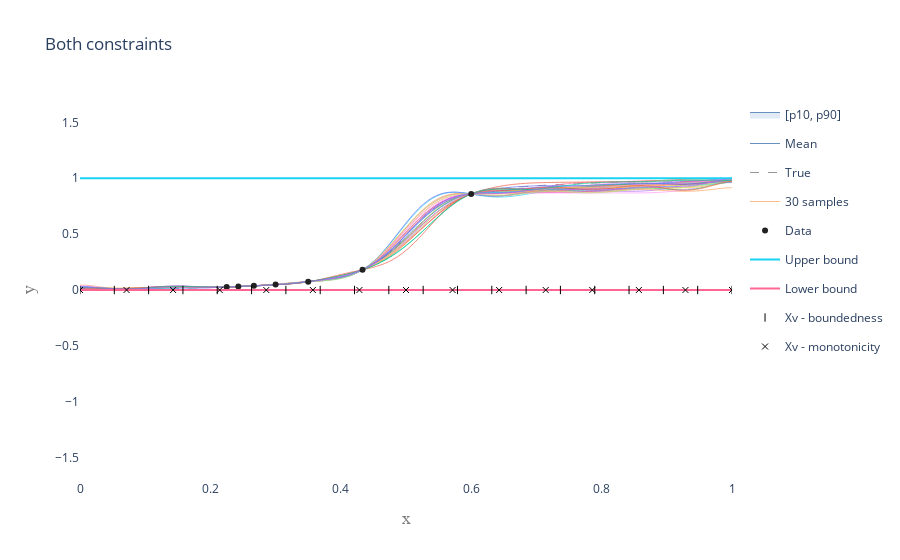

Notebook source saved alongside this figure:
### Code cell
mean, var, perc, mode, samples, times = model.calc_posterior_constrained(x_test.reshape(-1, 1), compute_mode = False, num_samples = 10000, save_samples = 30, algorithm = 'minimax_tilting', resample = False)

mean = np.array(mean).flatten()
p_lower = perc[0]
median = perc[1]
p_upper = perc[2]
p_label = '[p{}, p{}]'.format(10, 90)

samplepaths_Z = np.array(samples)

fig_both = PlotGP2d(x_mean = x_test,
                    mean = mean,
                    x_obs = model.X_training,
                    y_obs = model.Y_training, 
                    p_lower = p_lower,
                    p_upper = p_upper,
                    p_label = p_label,
                    samplepaths = samplepaths_Z,
                    x_true = x_test,
                    y_true = y_true,
                    title = 'Both constraints',
                    xrange = [0, 1],
                    yrange = [-0.5, 1.5],
                    smoothing = True)

trace_UB = go.Scatter(x = x_test, y = model.constr_bounded.UB(x_test), name = 'Upper bound')
trace_LB = go.Scatter(x = x_test, y = model.constr_bounded.LB(x_test), name = 'Lower bound')
trace_XV_bounded = go.Scatter(x = model.constr_bounded.Xv.flatten(), y = np.zeros(model.constr_bounded.Xv.shape[0]), mode = 'markers', name = 'Xv - boundedness', marker = dict(symbol = 'line-ns-open', color = ('rgb(0, 0, 0)')))
trace_XV_mon = go.Scatter(x = model.constr_deriv[0].Xv.flatten(), y = np.zeros(model.constr_deriv[0].Xv.shape[0]), mode = 'markers', name = 'Xv - monotonicity', marker = dict(symbol = 'x-thin-open', color = ('rgb(0, 0, 0)')))

fig_both = add_traces_to_fig(fig_both, [trace_UB, trace_LB, trace_XV_bounded, trace_XV_mon])

pltlyoff.iplot(fig_both, filename='')

### Figure 1 — Plotly figure (JSON) as saved in the notebook; plotly's stock layout.template omitted (floating-point values rounded to 4 significant figures; data arrays with more than 128 entries replaced by an {"elided": "..."} marker saying what was removed)
{"data": [{"legendgroup": "conf", "line": {"color": "rgb(105, 144, 193)", "shape": "spline", "width": 1}, "mode": "lines", "showlegend": false, "type": "scatter", "x": {"elided": "500 float values"}, "y": {"elided": "1x500 float values"}}, {"fill": "tonexty", "fillcolor": "rgba(213, 226, 241, 0.7)", "legendgroup": "conf", "line": {"color": "rgb(105, 144, 193)", "shape": "spline", "width": 1}, "mode": "lines", "name": "[p10, p90]", "type": "scatter", "x": {"elided": "500 float values"}, "y": {"elided": "1x500 float values"}}, {"line": {"color": "rgb(105, 144, 193)", "shape": "spline", "width": 1}, "mode": "lines", "name": "Mean", "type": "scatter", "x": {"elided": "500 float values"}, "y": {"elided": "500 float values"}}, {"line": {"color": "rgb(150, 150, 150)", "dash": "dash", "shape": "spline", "width": 1}, "mode": "lines", "name": "True", "type": "scatter", "x": {"elided": "500 float values"}, "y": {"elided": "500 float values"}}, {"legendgroup": "samples", "line": {"shape": "spline", "width": 0.7}, "mode": "lines", "name": "30 samples", "type": "scatter", "x": {"elided": "500 float values"}, "y": {"elided": "500 float values"}}, {"legendgroup": "samples", "line": {"shape": "spline", "width": 0.7}, "mode": "lines", "name": "30 samples", "showlegend": false, "type": "scatter", "x": {"elided": "500 float values"}, "y": {"elided": "500 float values"}}, {"legendgroup": "samples", "line": {"shape": "spline", "width": 0.7}, "mode": "lines", "name": "30 samples", "showlegend": false, "type": "scatter", "x": {"elided": "500 float values"}, "y": {"elided": "500 float values"}}, {"legendgroup": "samples", "line": {"shape": "spline", "width": 0.7}, "mode": "lines", "name": "30 samples", "showlegend": false, "type": "scatter", "x": {"elided": "500 float values"}, "y": {"elided": "500 float values"}}, {"legendgroup": "samples", "line": {"shape": "spline", "width": 0.7}, "mode": "lines", "name": "30 samples", "showlegend": false, "type": "scatter", "x": {"elided": "500 float values"}, "y": {"elided": "500 float values"}}, {"legendgroup": "samples", "line": {"shape": "spline", "width": 0.7}, "mode": "lines", "name": "30 samples", "showlegend": false, "type": "scatter", "x": {"elided": "500 float values"}, "y": {"elided": "500 float values"}}, {"legendgroup": "samples", "line": {"shape": "spline", "width": 0.7}, "mode": "lines", "name": "30 samples", "showlegend": false, "type": "scatter", "x": {"elided": "500 float values"}, "y": {"elided": "500 float values"}}, {"legendgroup": "samples", "line": {"shape": "spline", "width": 0.7}, "mode": "lines", "name": "30 samples", "showlegend": false, "type": "scatter", "x": {"elided": "500 float values"}, "y": {"elided": "500 float values"}}, {"legendgroup": "samples", "line": {"shape": "spline", "width": 0.7}, "mode": "lines", "name": "30 samples", "showlegend": false, "type": "scatter", "x": {"elided": "500 float values"}, "y": {"elided": "500 float values"}}, {"legendgroup": "samples", "line": {"shape": "spline", "width": 0.7}, "mode": "lines", "name": "30 samples", "showlegend": false, "type": "scatter", "x": {"elided": "500 float values"}, "y": {"elided": "500 float values"}}, {"legendgroup": "samples", "line": {"shape": "spline", "width": 0.7}, "mode": "lines", "name": "30 samples", "showlegend": false, "type": "scatter", "x": {"elided": "500 float values"}, "y": {"elided": "500 float values"}}, {"legendgroup": "samples", "line": {"shape": "spline", "width": 0.7}, "mode": "lines", "name": "30 samples", "showlegend": false, "type": "scatter", "x": {"elided": "500 float values"}, "y": {"elided": "500 float values"}}, {"legendgroup": "samples", "line": {"shape": "spline", "width": 0.7}, "mode": "lines", "name": "30 samples", "showlegend": false, "type": "scatter", "x": {"elided": "500 float values"}, "y": {"elided": "500 float values"}}, {"legendgroup": "samples", "line": {"shape": "spline", "width": 0.7}, "mode": "lines", "name": "30 samples", "showlegend": false, "type": "scatter", "x": {"elided": "500 float values"}, "y": {"elided": "500 float values"}}, {"legendgroup": "samples", "line": {"shape": "spline", "width": 0.7}, "mode": "lines", "name": "30 samples", "showlegend": false, "type": "scatter", "x": {"elided": "500 float values"}, "y": {"elided": "500 float values"}}, {"legendgroup": "samples", "line": {"shape": "spline", "width": 0.7}, "mode": "lines", "name": "30 samples", "showlegend": false, "type": "scatter", "x": {"elided": "500 float values"}, "y": {"elided": "500 float values"}}, {"legendgroup": "samples", "line": {"shape": "spline", "width": 0.7}, "mode": "lines", "name": "30 samples", "showlegend": false, "type": "scatter", "x": {"elided": "500 float values"}, "y": {"elided": "500 float values"}}, {"legendgroup": "samples", "line": {"shape": "spline", "width": 0.7}, "mode": "lines", "name": "30 samples", "showlegend": false, "type": "scatter", "x": {"elided": "500 float values"}, "y": {"elided": "500 float values"}}, {"legendgroup": "samples", "line": {"shape": "spline", "width": 0.7}, "mode": "lines", "name": "30 samples", "showlegend": false, "type": "scatter", "x": {"elided": "500 float values"}, "y": {"elided": "500 float values"}}, {"legendgroup": "samples", "line": {"shape": "spline", "width": 0.7}, "mode": "lines", "name": "30 samples", "showlegend": false, "type": "scatter", "x": {"elided": "500 float values"}, "y": {"elided": "500 float values"}}, {"legendgroup": "samples", "line": {"shape": "spline", "width": 0.7}, "mode": "lines", "name": "30 samples", "showlegend": false, "type": "scatter", "x": {"elided": "500 float values"}, "y": {"elided": "500 float values"}}, {"legendgroup": "samples", "line": {"shape": "spline", "width": 0.7}, "mode": "lines", "name": "30 samples", "showlegend": false, "type": "scatter", "x": {"elided": "500 float values"}, "y": {"elided": "500 float values"}}, {"legendgroup": "samples", "line": {"shape": "spline", "width": 0.7}, "mode": "lines", "name": "30 samples", "showlegend": false, "type": "scatter", "x": {"elided": "500 float values"}, "y": {"elided": "500 float values"}}, {"legendgroup": "samples", "line": {"shape": "spline", "width": 0.7}, "mode": "lines", "name": "30 samples", "showlegend": false, "type": "scatter", "x": {"elided": "500 float values"}, "y": {"elided": "500 float values"}}, {"legendgroup": "samples", "line": {"shape": "spline", "width": 0.7}, "mode": "lines", "name": "30 samples", "showlegend": false, "type": "scatter", "x": {"elided": "500 float values"}, "y": {"elided": "500 float values"}}, {"legendgroup": "samples", "line": {"shape": "spline", "width": 0.7}, "mode": "lines", "name": "30 samples", "showlegend": false, "type": "scatter", "x": {"elided": "500 float values"}, "y": {"elided": "500 float values"}}, {"legendgroup": "samples", "line": {"shape": "spline", "width": 0.7}, "mode": "lines", "name": "30 samples", "showlegend": false, "type": "scatter", "x": {"elided": "500 float values"}, "y": {"elided": "500 float values"}}, {"legendgroup": "samples", "line": {"shape": "spline", "width": 0.7}, "mode": "lines", "name": "30 samples", "showlegend": false, "type": "scatter", "x": {"elided": "500 float values"}, "y": {"elided": "500 float values"}}, {"legendgroup": "samples", "line": {"shape": "spline", "width": 0.7}, "mode": "lines", "name": "30 samples", "showlegend": false, "type": "scatter", "x": {"elided": "500 float values"}, "y": {"elided": "500 float values"}}, {"legendgroup": "samples", "line": {"shape": "spline", "width": 0.7}, "mode": "lines", "name": "30 samples", "showlegend": false, "type": "scatter", "x": {"elided": "500 float values"}, "y": {"elided": "500 float values"}}, {"marker": {"color": "rgb(33, 33, 33)", "size": 6, "symbol": "circle"}, "mode": "markers", "name": "Data", "type": "scatter", "x": [0.6, 0.4333, 0.35, 0.3, 0.2667, 0.2429, 0.225], "y": [0.8594, 0.1813, 0.07403, 0.04844, 0.03714, 0.03079, 0.02673]}, {"name": "Upper bound", "type": "scatter", "x": {"elided": "500 float values"}, "y": {"elided": "500 int values"}}, {"name": "Lower bound", "type": "scatter", "x": {"elided": "500 float values"}, "y": {"elided": "500 int values"}}, {"marker": {"color": "rgb(0, 0, 0)", "symbol": "line-ns-open"}, "mode": "markers", "name": "Xv - boundedness", "type": "scatter", "x": [0, 0.05263, 0.1053, 0.1579, 0.2105, 0.2632, 0.3158, 0.3684, 0.4211, 0.4737, 0.5263, 0.5789, 0.6316, 0.6842, 0.7368, 0.7895, 0.8421, 0.8947, 0.9474, 1], "y": [0, 0, 0, 0, 0, 0, 0, 0, 0, 0, 0, 0, 0, 0, 0, 0, 0, 0, 0, 0]}, {"marker": {"color": "rgb(0, 0, 0)", "symbol": "x-thin-open"}, "mode": "markers", "name": "Xv - monotonicity", "type": "scatter", "x": [0, 0.07143, 0.1429, 0.2143, 0.2857, 0.3571, 0.4286, 0.5, 0.5714, 0.6429, 0.7143, 0.7857, 0.8571, 0.9286, 1], "y": [0, 0, 0, 0, 0, 0, 0, 0, 0, 0, 0, 0, 0, 0, 0]}], "layout": {"paper_bgcolor": "rgba(0,0,0,0)", "plot_bgcolor": "rgba(0,0,0,0)", "title": {"text": "Both constraints"}, "xaxis": {"range": [0, 1], "title": {"font": {"color": "#7f7f7f", "family": "Courier New, monospace", "size": 18}, "text": "x"}}, "yaxis": {"range": [-1.7, 1.7], "title": {"font": {"color": "#7f7f7f", "family": "Courier New, monospace", "size": 18}, "text": "y"}}}}
